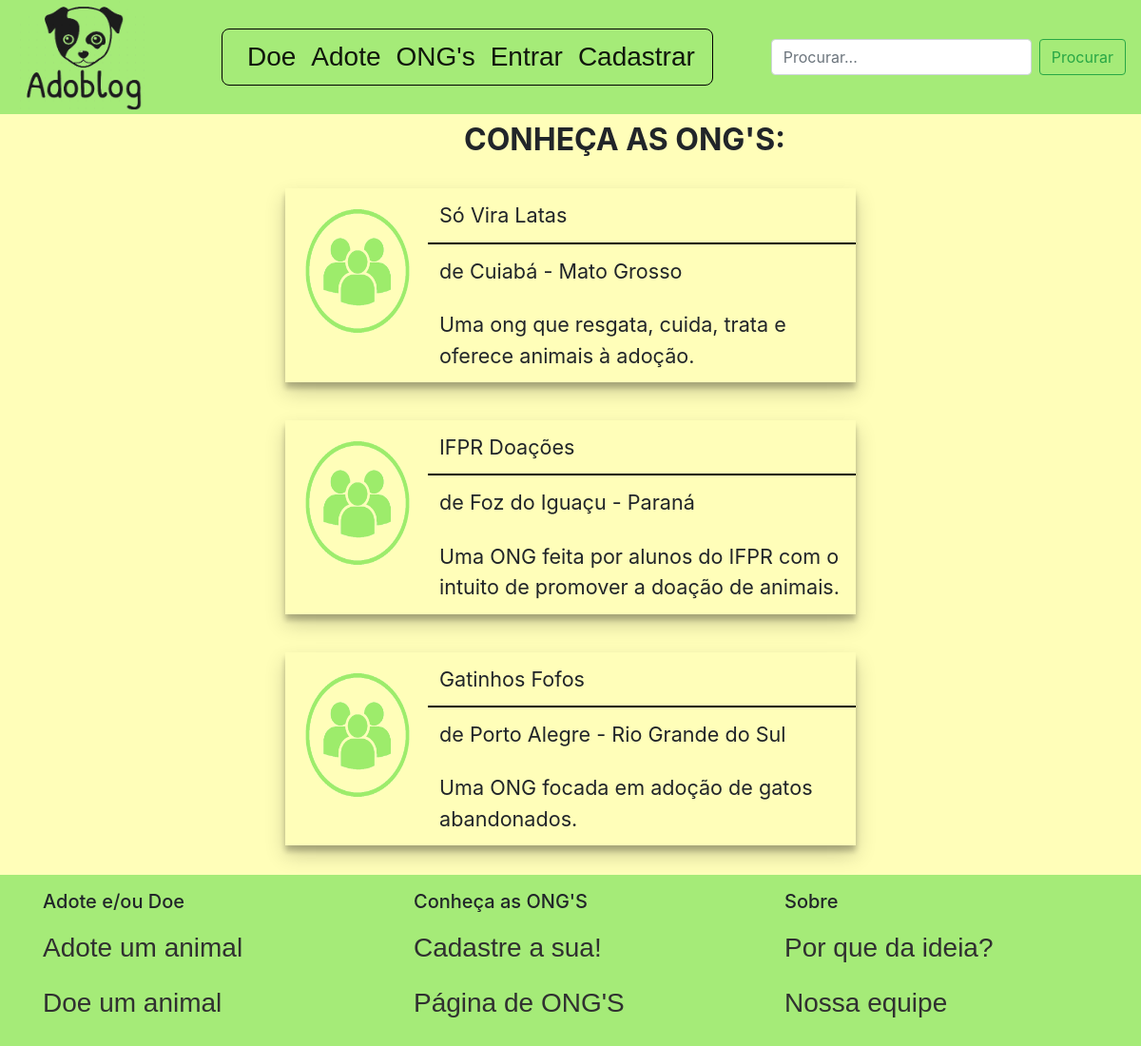
Page /screens/ong/ongpage.php on the committed database.
### tables this page shows
CREATE TABLE IF NOT EXISTS `tb_ong` (
    `ong_id` INT(11) UNSIGNED NOT NULL AUTO_INCREMENT,
    `ong_nome` VARCHAR(40) NOT NULL,
    `ong_razaosocial` VARCHAR(60) NOT NULL,
    `ong_email` VARCHAR(60) NOT NULL,
    `ong_cnpj` VARCHAR(20) NOT NULL,
    `ong_descricao` VARCHAR(255),
    `ong_estado` VARCHAR(20) NOT NULL,
    `ong_cidade` VARCHAR(40) NOT NULL,
    `ong_telefone` VARCHAR(40) NOT NULL,
    `ong_senha` VARCHAR(20) NOT NULL,
    `ong_imagem` VARCHAR(255) NOT NULL,
    PRIMARY KEY (`ong_id`)
);

### screens/ong/ongpage.php (the view, shortened to what this page needs)
<?php
    require_once '../../script/connection.php';
    $result = $mysqli->query("SELECT * FROM tb_ong") or die($mysqli->error);
    $ongsList = $result-> fetch_all(MYSQLI_ASSOC);
?>
<!DOCTYPE html>
<html>
<head>
    <link rel="stylesheet" type="text/css" href="../../styles/ongpage.css">
    <link href="https://cdn.jsdelivr.net/npm/bootstrap@5.1.3/dist/css/bootstrap.min.css" rel="stylesheet">
    <link href="//maxcdn.bootstrapcdn.com/bootstrap/4.0.0/css/bootstrap.min.css" rel="stylesheet" id="bootstrap-css">
    <link rel="stylesheet" href="https://cdn.jsdelivr.net/npm/bootstrap@4.6.1/dist/css/bootstrap.min.css">
</head>
<body>
    <nav class="navbar sticky-top navbar-expand-lg navbar-light" style="background-color: #A5EB78; overflow: hidden">
        <a class="navbar-brand" href="../index.php">
            <img src="../../images/logo.png"  class="thumbnail"  alt="Logo">
        </a>
        <div class="collapse navbar-collapse justify-content-end" id="navbarSupportedContent">
            <ul class="navbar-nav mx-auto" style="border: 1px solid black;
                                                  border-radius: 8px;
                                                  padding-top: 0px;
                                                  padding-bottom: 0px;
                                                  margin-right: 10px;
                                                  margin-left: 10px;">
                <?php
                    if(!$_SESSION){
                        echo "
                            <li class='nav-item' style='padding-left:18px;'>
                                <a class='nav-link active' href='../pub/doarform.php'> Doe </a>
                            </li>
                        ";
                    }else{
                        echo "
                            <li class='nav-item' style='padding-left:18px;'>
                                <a class='nav-link active' href='../pub/createpost.php'> Doe </a>
                            </li>
                        ";
                    }
                ?>
                <li class="nav-item">
                    <a class="nav-link active" href="../pub/pubpage.php"> Adote </a>
                </li>
                <li class="nav-item">
                    <a class="nav-link active" href="ongpage.php"> ONG's </a>
                </li>
                <?php
                    if(!$_SESSION){
                        echo "
                            <li class='nav-item'>
                                <a class='nav-link active' href='../logs/login.php'> Entrar </a>
                            </li>
                            <li class='nav-item'>
                                <a class='nav-link active' href='../logs/registerong.php' style='padding-right:18px;'> Cadastrar </a>
                            </li>
                        ";
                    }
                ?>
            </ul>
            <form class="form-inline my-2 my-lg-0">
                <input class="form-control mr-sm-2" type="search" placeholder="Procurar..." aria-label="Search">
                <button class="btn btn-outline-success my-2 my-sm-0" type="submit">Procurar</button>
            </form>
        </div>
    </nav>
    <div class="containerPrincipal fadeIn first">
        <div class="containerPaginas fadeIn first">
                <h2 style="position: relative; left: 30%;"> <b> Conheça as ONG'S: </b></h2>
                <br><br>
                <?php foreach ($ongsList as $ong) : ?>
                    <?php $imagem = $ong['ong_imagem'];
                        if($imagem == "" || NULL){
                            $imagempadrao = "imgpadrao.png";
                        }else{
                            $imagempadrao = $imagem;
                    }?>
                        <table class="table" onclick="window.location='ongprofile.php?pfp= <?php echo $ong['ong_id']; ?>'">
                            <tr class="tr2">
                                <td class="tdContent" style="width: 10%; border: none;" rowspan="3" ><img src="../../uploads/img_ong/<?php echo $imagempadrao;?>"; class="img"></td>
                                <td class="tdContent" style="width: 10%; border: none; border-bottom: 2px solid black;" > <?php echo $ong['ong_nome']; ?> </td>
                            </tr>
                            <tr class="tr2">
                                <td style="width: 10%; border: none;" class="tdContent"> de <?php echo $ong['ong_cidade'];?> - <?php echo $ong['ong_estado'] ?> </td>
                            </tr>
                            <tr class="tr2">
                                <td style="width: 30%;border: none; " class="tdContent"> <?php echo $ong['ong_descricao']; ?> </td>
                            </tr>
                        </table>
                        <br>
                <?php endforeach; ?>
        </div>
    </div>
    <div class="fadeIn footer">
        <footer class="container-fluid py-3" style="background: #A5EB78; height: 125%;">
            <div class="row">
                <div class="col-6 col-md ft1" style="margin-left: 30px;">
                    <h5>Adote e/ou Doe</h5>
                    <ul class="navbar-nav mr-auto">
                        <li class="nav-item"><a style="color: #303030;" class="nav-link active" href="../index.php">Adote um animal</a></li>
                        <li class="nav-item"><a style="color: #303030;" class="nav-link active" href="../pub/doarform.php">Doe um animal</a></li>
                    </ul>
                </div>
                <div class="col-6 col-md ft2">
                    <h5>Conheça as ONG'S</h5>
                    <ul class="navbar-nav mr-auto">
                        <li class="nav-item"><a style="color: #303030;" class="nav-link active" href="../logs/registerong.php">Cadastre a sua!</a></li>
                        <li class="nav-item"><a style="color: #303030;" class="nav-link active" href="#">Página de ONG'S</a></li>
                    </ul>
                </div>
                <div class="col-6 col-md ft3">
                    <h5>Sobre</h5>
                    <ul class="navbar-nav mr-auto">
                        <li class="nav-item"><a style="color: #303030;" class="nav-link active" href="#">Por que da ideia?</a></li>
                        <li class="nav-item"><a style="color: #303030;" class="nav-link active" href="#">Nossa equipe</a></li>
                    </ul>
                </div>
        </footer>
    </div>
</body>

### styles/ongpage.css (style rules this page uses)
a { text-decoration: none; color: black; float: left; font-size: 28px; font-weight: bolder; font-family:'Lucida Sans', 'Lucida Sans Regular', 'Lucida Grande', 'Lucida Sans Unicode', Geneva, Verdana, sans-serif; }
.navbar.navbar-expand-lg.navbar-light { -webkit-animation-name: fadeInDown; animation-name: fadeInDown; -webkit-animation-duration: 0.8s; animation-duration: 0.8s; -webkit-animation-fill-mode: both; animation-fill-mode: both; position: relative; height: 15%; }
body { font-family: "Poppins", sans-serif; height: 100vh; }
a { color: #cccccc; display:inline-block; text-decoration: none; font-weight: 400; }
.thumbnail { width: 140px; height: 120px; transition: .2s; margin: 0 auto; }
.nav-link.active { transition: transform .2s; }
h2 { text-align: center; font-size: 16%; font-weight: 600; text-transform: uppercase; display:inline-block; margin: 40px 8px 10px 8px; color: #cccccc; }
.fadeIn.footer { -webkit-animation-name: fadeInDown; animation-name: fadeInDown; -webkit-animation-duration: 1s; animation-duration: 1s; -webkit-animation-fill-mode: both; animation-fill-mode: both; }
.col-6.col-md.ft1 { -webkit-animation-delay: 1s; -moz-animation-delay: 1s; animation-delay: 1s; }
.col-6.col-md.ft2 { -webkit-animation-delay: 1.2s; -moz-animation-delay: 1.2s; animation-delay: 1.2s; }
.col-6.col-md.ft3 { -webkit-animation-delay: 1.4s; -moz-animation-delay: 1.4s; animation-delay: 1.4s; }
.fadeIn { opacity:0; -webkit-animation:fadeIn ease-in 1; -moz-animation:fadeIn ease-in 1; animation:fadeIn ease-in 1; -webkit-animation-fill-mode:forwards; -moz-animation-fill-mode:forwards; animation-fill-mode:forwards; -webkit-animation-duration:1s; -moz-animation-duration:1s; animation-duration:1s; }
.fadeIn.first { -webkit-animation-delay: 0.2s; -moz-animation-delay: 0.2s; animation-delay: 0.2s; }
.containerPrincipal { position: relative; width: 100%; background-color: rgb(255, 254, 185); height: 100%; }
.containerPaginas { position: relative; width: 50%; top: 1%; bottom: 1%; left: 25%; border-radius: 20px; }
td { border: none; }
.tr2 { border: none; transition: 0.1s; grid-column: 1/4; font-size: 135%; }
.table { box-shadow: rgba(0, 0, 0, 0.19) 0px 10px 20px, rgba(0, 0, 0, 0.23) 0px 6px 6px; transition: 0.5s; }
.img { width: 100%; border-radius: 50%; height: 150px; margin-top: 1; margin-left: 1%; }

### rows in the picture
tb_ong: ong_imagem (picture), ong_nome "Só Vira Latas", ong_cidade "Cuiabá", ong_estado "Mato Grosso", ong_descricao "Uma ong que resgata, cuida, trata e oferece animais à adoção."
tb_ong: ong_imagem (picture), ong_nome "IFPR Doações", ong_cidade "Foz do Iguaçu", ong_estado "Paraná", ong_descricao "Uma ONG feita por alunos do IFPR com o intuito de promover a doação de animais."
tb_ong: ong_imagem (picture), ong_nome "Gatinhos Fofos", ong_cidade "Porto Alegre", ong_estado "Rio Grande do Sul", ong_descricao "Uma ONG focada em adoção de gatos abandonados."
